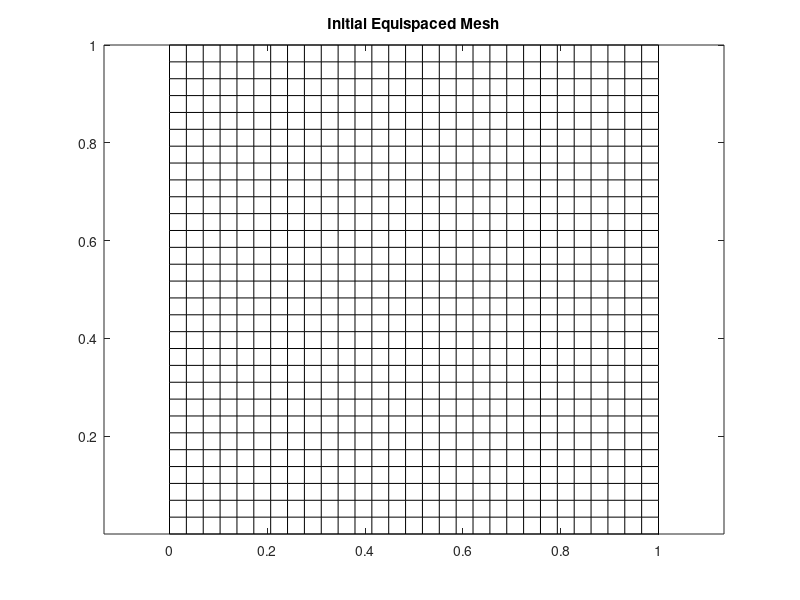

Write MATLAB code to recreate this figure. (Note: this script raises an error after producing the figure.)
% Second version:  diagonal metric tensor, m11 only depends on x1,
%                  m22 only depends on x2, unit square boundary,
%                  grid points x1 and x2 coordinates are solved in ONE
%                  SYSTEM

clear
max_iter = 300;
tolerance = 1e-6;
epsilon = 0.00002; % Under-relaxation factor

% Grid size
Nx1 = 30;
Nx2 = 30;
N = Nx1*Nx2;

% Equispaced computational coordinates
s1 = linspace(0, 1, Nx1);
s2 = linspace(0, 1, Nx2);
[s1, s2] = meshgrid(s1, s2);

% Initial physical coordinates (equispaced)
x1 = s1;
x2 = s2;

% Plot initial grid
figure; plot(x1, x2, 'k'); hold on; plot(x1', x2', 'k');
title('Initial Equispaced Mesh');
axis equal; hold off

[M11, M22] = M(x1, x2);

min_cost = Inf;
for iter = 1:max_iter
    [A, b] = AssembleLinearSystem(x1, x2, s1, s2);
    x_star = A \ b;

    x1_star = x_star(1:N);
    x2_star = x_star(N+1:end);

    dx1 = reshape(x1_star, Nx1, Nx2) - x1;
    dx2 = reshape(x2_star, Nx1, Nx2) - x2;

    % Check convergence
    if cost(x1, x2, s1, s2) > min_cost
        break
    end

    min_cost = cost(x1, x2, s1, s2);
    x1 = x1 + epsilon * dx1;
    x2 = x2 + epsilon * dx2;

    plot(x1, x2, 'k'); hold on; plot(x1', x2', 'k');
    axis equal; hold off;
    pause(0.2);
end


%%
function [A, b] = AssembleLinearSystem(x1, x2, s1, s2)
    [Nx1, Nx2] = size(x1);
    N = Nx1*Nx2;
    N_all = 2*N;

    sigma1 = 1 / Nx1;
    sigma2 = 1 / Nx2;
    [M11, M22] = M(x1, x2);
    [dM11dx1, dM22dx2] = dMdx(x1, x2);
    [dx1ds1, dx2ds2] = DCentral(x1, x2, s1, s2);
    [dx2ds1, dx1ds2] = DCentral(x2, x1, s1, s2);

    % Assemble the stiffness matrix A
    e = ones(N_all, 1);
    L1D = spdiags([e -2*e e], [-Nx2,0,Nx2], N_all, N_all); % 1D Laplacian in s1
    L2D = spdiags([e -2*e e], -1:1, N_all, N_all); % 1D Laplacian in s2
    L = sigma1^2 * L1D + sigma2^2 * L2D;
    Mii = [M11(:); M22(:)];
    A = -2*L.*Mii;

    % For Dirichlet conditions, find boundary indices
    vboundary = [1:Nx1, N-Nx1+1:N]; % Vertical boundary indices
    hboundary = [1:Nx2:N, Nx1:Nx2:N]; % Horizontal boundary indices
    for idx = vboundary
        % For Neumann conditions, set dx2/ds1=0
        sidx = idx+N;
        A(sidx, sidx) = A(sidx, sidx)/2;
        if sidx-Nx2 >= N-Nx2; A(sidx, sidx-Nx2) = 0; end
        if sidx+Nx2 <= N_all; A(sidx, sidx+Nx2) = 0; end
    end
    for idx = hboundary
        % For Neumann conditions, set dx1/ds2=0
        A(idx, idx) = A(idx, idx)/2;
        if idx-1 >= 1; A(idx, idx-1) = 0; end
        if idx+1 <= N; A(idx, idx+1) = 0; end
    end

    for idx = vboundary
        % For Dirichlet conditions
        A(idx, :) = 0;           % Zero out the row
        A(idx, idx) = 1;         % Set diagonal entry to 1
    end

    for idx = hboundary
        % For Dirichlet conditions
        sidx = idx+N;
        A(sidx, :) = 0;
        A(sidx, sidx) = 1;
    end


    % Assemble the vector b
    b1 = dM11dx1.* ((dx1ds1.^2)*sigma1^2 + (dx1ds2.^2)*sigma2^2);
    % Apply x1=0 and x1=1 to the left and right boundary
    b1(:,1) = 0;
    b1(:,end) = 1;

    b2 = dM22dx2.* ((dx2ds1.^2)*sigma1^2 + (dx2ds2.^2)*sigma2^2);
    % Apply x2=0 and x2=1 to the top and bottom boundary
    b2(1,:) = 0;
    b2(end,:) = 1;
    b = [b1(:); b2(:)];
end

function [M11, M22] = M(x1, x2)
    M11 = 40000 * (1 + 15 * x1).^(-2);
    M22 = 40000 * (1 + 15 * x2).^(-2);
end

function [dM11dx1, dM22dx2] = dMdx(x1, x2)
    dM11dx1 = -1200000 * (1 + 15 * x1).^(-3);
    dM22dx2 = -1200000 * (1 + 15 * x2).^(-3);
end

function L = cost(x1, x2, s1, s2)
    [Nx1, Nx2] = size(x1);
    sigma1 = 1 / Nx1;
    sigma2 = 1 / Nx2;
    [M11, M22] = M(x1, x2);
    [dx1ds1, dx2ds2] = DCentral(x1, x2, s1, s2);
    [dx2ds1, dx1ds2] = DCentral(x2, x1, s1, s2);
    L1 = sigma1^2 * (M11.*dx1ds1.^2+M22.*dx2ds1.^2);
    L2 = sigma2^2 * (M22.*dx2ds2.^2+M11.*dx1ds2.^2);
    L = norm(L1(:)+L2(:), 1) / (Nx1*Nx2);
end

% Current works for dxds
function [dx1ds1, dx2ds2] = DCentral(x1, x2, s1, s2)
    dx2ds2 = zeros(size(x2));
    dx2ds2(2:end-1,:) = (x2(3:end,:)-x2(1:end-2,:)) ./ (s2(3:end,:)-s2(1:end-2,:));
    dx2ds2(1,:) = (x2(2,:)-x2(1,:)) ./ (s2(2,:)-s2(1,:));
    dx2ds2(end,:) = (x2(end,:)-x2(end-1,:)) ./ (s2(end,:)-s2(end-1,:));

    dx1ds1 = zeros(size(x1));
    dx1ds1(:,2:end-1) = (x1(:,3:end)-x1(:,1:end-2)) ./ (s1(:,3:end)-s1(:,1:end-2));
    dx1ds1(:,1) = (x1(:,2)-x1(:,1)) ./ (s1(:,2)-s1(:,1));
    dx1ds1(:,end) = (x1(:,end)-x1(:,end-1)) ./ (s1(:,end)-s1(:,end-1));
end

